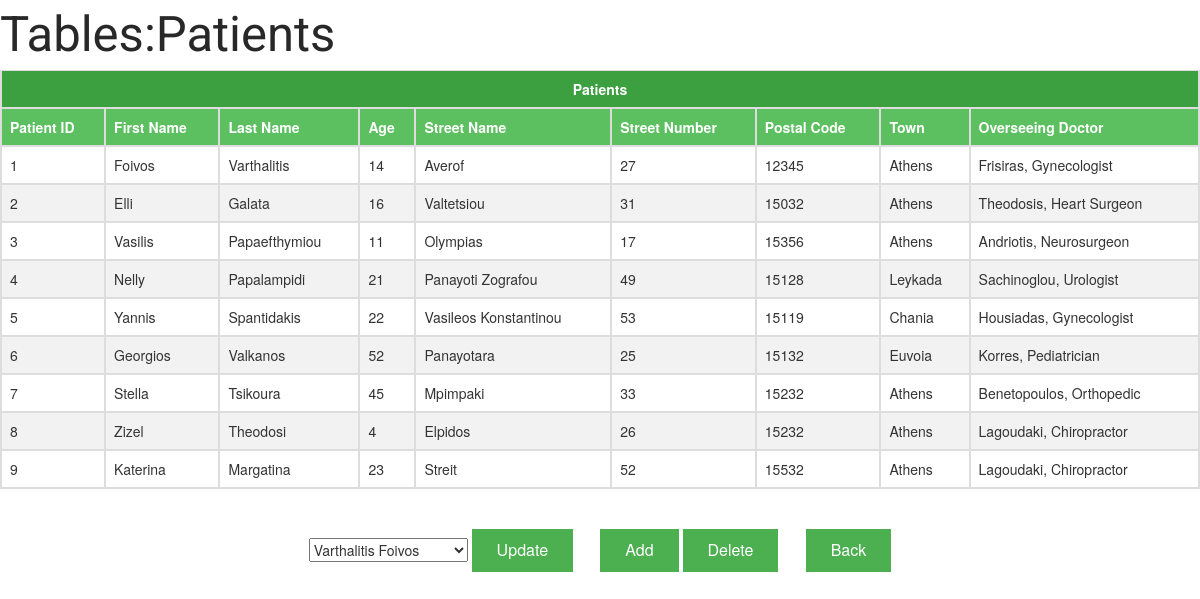
The page /Prescriptions/Updates/Patients/table_patients.php on the database its author committed.
### tables this page shows
CREATE TABLE `Patient` (
  `Age` int(10) UNSIGNED NOT NULL,
  `DoctorId` int(11) UNSIGNED NOT NULL,
  `FirstName` text NOT NULL,
  `LastName` text NOT NULL,
  `PatientId` int(10) UNSIGNED NOT NULL,
  `PostalCode` int(10) UNSIGNED NOT NULL,
  `StreetName` text NOT NULL,
  `StreetNumber` int(10) UNSIGNED NOT NULL,
  `Town` text NOT NULL
);

CREATE TABLE `Doctor` (
  `DoctorId` int(11) UNSIGNED NOT NULL,
  `ExperienceYears` int(11) UNSIGNED NOT NULL,
  `FirstName` text NOT NULL,
  `LastName` text NOT NULL,
  `Specialty` text NOT NULL
);

### Prescriptions/Updates/Patients/table_patients.php (the view, shortened to what this page needs)
<!DOCTYPE html>
<html>
    <head>
        <link rel="stylesheet" href="http://maxcdn.bootstrapcdn.com/bootstrap/3.3.7/css/bootstrap.min.css">
        <link rel="stylesheet" href="https://cdnjs.cloudflare.com/ajax/libs/bootstrap-select/1.12.2/css/bootstrap-select.min.css">
        <link rel="stylesheet" type="text/css" href="../../index.css">
    </head>
    <body>
        <p class="big-text">Tables:Patients</p>
        <?php
            $servername = "localhost";
            $username = "root";
            $password = NULL;
            $dbname = "Prescriptions-R-X";
            $conn = new mysqli($servername, $username, $password, $dbname);
            mysqli_set_charset($conn, "utf8");
            $sql ="SELECT Patient.PatientId AS PatientId, Patient.FirstName AS PatientFirst, Patient.LastName AS PatientLast, Patient.Age AS PatientAge, Patient.StreetName AS PatientStreetName, Patient.StreetNumber AS PatientStreetNumber, Patient.PostalCode AS PatientPostalCode, Patient.Town AS PatientTown, Doctor.LastName AS DoctorName, Doctor.Specialty AS DoctorSpecialty
            FROM Patient, Doctor
            WHERE Patient.DoctorId = Doctor.DoctorId";
            $result = $conn->query($sql);
            echo "<center><table class='table'><tr><th colspan='9' style='background-color:#3c9f40'><center>Patients</center></th></tr><tr><th>Patient ID</th><th>First Name</th><th>Last Name</th><th>Age</th><th>Street Name</th><th>Street Number</th><th>Postal Code</th><th>Town</th><th>Overseeing Doctor</th></tr>";
            if ($result->num_rows > 0) {
                while($row = $result->fetch_assoc()) {
                    echo "<tr><td>" . $row["PatientId"] . "</td><td>" . $row["PatientFirst"] . "</td><td>" . $row["PatientLast"] . "</td><td>" . $row["PatientAge"] . "</td><td>" . $row["PatientStreetName"] . "</td><td>" . $row["PatientStreetNumber"] . "</td><td>" . $row["PatientPostalCode"] . "</td><td>" . $row["PatientTown"] . "</td><td>" . $row["DoctorName"] . ", " . $row["DoctorSpecialty"] . "</td></tr>";
                }
            }
            echo "</center></table>";
        ?>
        <br>
        <form method="post" action="upd_patients.php">
            <?php
                $conn = new mysqli($servername, $username, $password, $dbname);
                mysqli_set_charset($conn, "utf8");
                $sql = "SELECT PatientId, LastName, FirstName FROM Patient";
                $result = $conn->query($sql);
                echo "<select class='selectpicker' name='patient'>";
                $option = "";
                if ($result->num_rows > 0 ) {
                    while($row = $result->fetch_assoc()) {
                        $option .= "<option value=". $row['PatientId'] . ">" . $row['LastName'] . " " . $row['FirstName'] . "</option>";
                    }
                }
                $option .= "</select>";
                $option .= "    <input class='button' type='submit' name='submit' value='Update'>";
                echo $option;
            ?>
            <input class="button" type="button" value="Add" onclick="location='add_patients.php'" />
            <input class="button" type="button" value="Delete" onclick="location='del_patients.php'"/>
            <input class="button" type="button" value="Back" onclick="location='../../index.php'">
        </form>
    </body>
</html>

### Prescriptions/index.css (style rules this page uses)
.big-text { font-family: Roboto; font-size: 350%; color: #282828; margin: 0; padding: 0; }
.table { border-collapse: collapse; width: 100%; }
.table td, .table th { border: 2px solid #ddd; padding: 8px; }
.table tr:nth-child(even) { background-color: #f2f2f2; }
.table th { padding-top: 12px; padding-bottom: 12px; text-align: left; background-color: #5cbf60; color: white; }
.button { background-color: #4CAF50; border: none; color: white; padding: 10px 25px; text-align: center; text-decoration: none; display: inline-block; font-size: 16px; }
p { font-family: Roboto; font-size: 125%; }

### rows shown on the page
patient: PatientId "1", FirstName "Foivos", LastName "Varthalitis", Age "14", StreetName "Averof", StreetNumber "27", PostalCode "12345", Town "Athens", DoctorId.LastName "Frisiras", DoctorId.Specialty "Gynecologist"
patient: PatientId "2", FirstName "Elli", LastName "Galata", Age "16", StreetName "Valtetsiou", StreetNumber "31", PostalCode "15032", Town "Athens", DoctorId.LastName "Theodosis", DoctorId.Specialty "Heart Surgeon"
patient: PatientId "3", FirstName "Vasilis", LastName "Papaefthymiou", Age "11", StreetName "Olympias", StreetNumber "17", PostalCode "15356", Town "Athens", DoctorId.LastName "Andriotis", DoctorId.Specialty "Neurosurgeon"
patient: PatientId "4", FirstName "Nelly", LastName "Papalampidi", Age "21", StreetName "Panayoti Zografou", StreetNumber "49", PostalCode "15128", Town "Leykada", DoctorId.LastName "Sachinoglou", DoctorId.Specialty "Urologist"
patient: PatientId "5", FirstName "Yannis", LastName "Spantidakis", Age "22", StreetName "Vasileos Konstantinou", StreetNumber "53", PostalCode "15119", Town "Chania", DoctorId.LastName "Housiadas", DoctorId.Specialty "Gynecologist"
patient: PatientId "6", FirstName "Georgios", LastName "Valkanos", Age "52", StreetName "Panayotara", StreetNumber "25", PostalCode "15132", Town "Euvoia", DoctorId.LastName "Korres", DoctorId.Specialty "Pediatrician"
patient: PatientId "7", FirstName "Stella", LastName "Tsikoura", Age "45", StreetName "Mpimpaki", StreetNumber "33", PostalCode "15232", Town "Athens", DoctorId.LastName "Benetopoulos", DoctorId.Specialty "Orthopedic"
patient: PatientId "8", FirstName "Zizel", LastName "Theodosi", Age "4", StreetName "Elpidos", StreetNumber "26", PostalCode "15232", Town "Athens", DoctorId.LastName "Lagoudaki", DoctorId.Specialty "Chiropractor"
patient: PatientId "9", FirstName "Katerina", LastName "Margatina", Age "23", StreetName "Streit", StreetNumber "52", PostalCode "15532", Town "Athens", DoctorId.LastName "Lagoudaki", DoctorId.Specialty "Chiropractor"

### other values the page prints
form field patient "Varthalitis Foivos"
